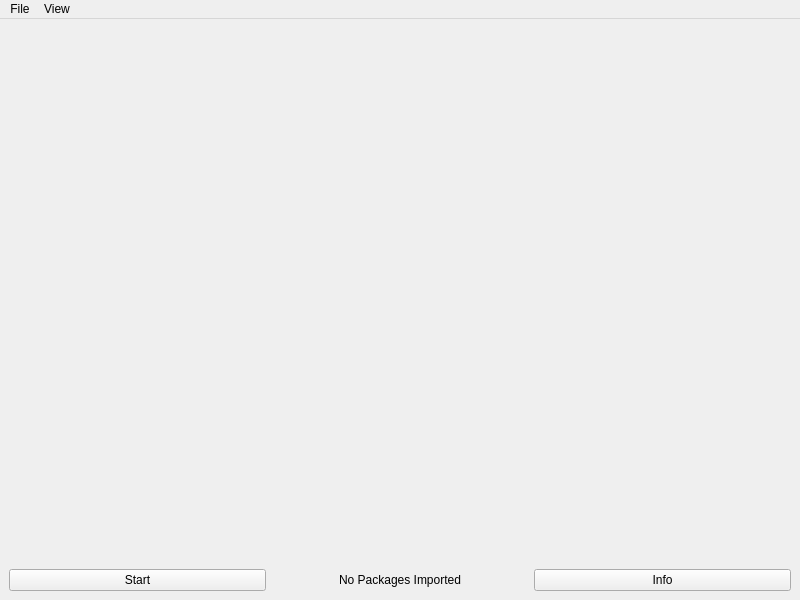
<?xml version="1.0" encoding="UTF-8"?>
<ui version="4.0">
 <class>Flow</class>
 <widget class="QMainWindow" name="Flow">
  <property name="geometry">
   <rect>
    <x>0</x>
    <y>0</y>
    <width>800</width>
    <height>600</height>
   </rect>
  </property>
  <property name="windowTitle">
   <string>WebPackage</string>
  </property>
  <property name="windowIcon">
   <iconset resource="resources.qrc">
    <normaloff>:/images/icon/webpkg.png</normaloff>:/images/icon/webpkg.png</iconset>
  </property>
  <property name="dockNestingEnabled">
   <bool>true</bool>
  </property>
  <property name="unifiedTitleAndToolBarOnMac">
   <bool>true</bool>
  </property>
  <widget class="QWidget" name="centralwidget">
   <layout class="QGridLayout" name="gridLayout">
    <item row="0" column="0" colspan="3">
     <widget class="QFlowView" name="flowView" native="true"/>
    </item>
    <item row="1" column="2">
     <widget class="QPushButton" name="InfoButton">
      <property name="text">
       <string>Info</string>
      </property>
     </widget>
    </item>
    <item row="1" column="0">
     <widget class="QPushButton" name="startButton">
      <property name="text">
       <string>Start</string>
      </property>
     </widget>
    </item>
    <item row="1" column="1">
     <widget class="QLabel" name="label">
      <property name="text">
       <string>No Packages Imported</string>
      </property>
      <property name="scaledContents">
       <bool>false</bool>
      </property>
      <property name="alignment">
       <set>Qt::AlignCenter</set>
      </property>
     </widget>
    </item>
   </layout>
  </widget>
  <widget class="QMenuBar" name="menuBar">
   <property name="geometry">
    <rect>
     <x>0</x>
     <y>0</y>
     <width>800</width>
     <height>22</height>
    </rect>
   </property>
   <widget class="QMenu" name="menuFile">
    <property name="title">
     <string>File</string>
    </property>
    <addaction name="actionImport"/>
    <addaction name="actionExport"/>
    <addaction name="actionDelete"/>
   </widget>
   <widget class="QMenu" name="menuView">
    <property name="title">
     <string>View</string>
    </property>
    <addaction name="actionRefresh"/>
   </widget>
   <addaction name="menuFile"/>
   <addaction name="menuView"/>
  </widget>
  <action name="actionImport">
   <property name="text">
    <string>Import</string>
   </property>
  </action>
  <action name="actionExport">
   <property name="text">
    <string>Export</string>
   </property>
  </action>
  <action name="actionDelete">
   <property name="text">
    <string>Delete</string>
   </property>
  </action>
  <action name="actionRefresh">
   <property name="text">
    <string>Refresh</string>
   </property>
  </action>
 </widget>
 <customwidgets>
  <customwidget>
   <class>QFlowView</class>
   <extends>QWidget</extends>
   <header location="global">QFlowView.h</header>
  </customwidget>
 </customwidgets>
 <resources>
  <include location="resources.qrc"/>
 </resources>
 <connections/>
</ui>
